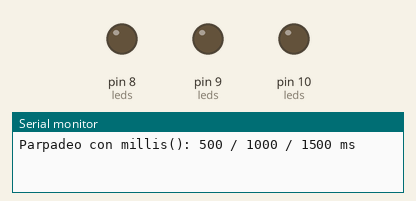
Bench run of a sketch on a simulated Arduino Uno, built with avr-gcc and run on an emulated ATmega328P. Parts: output pins drawn as LEDs (lit = HIGH), the last lines printed to the serial monitor.

Above: at 0.2 s.
At 0.7 s:
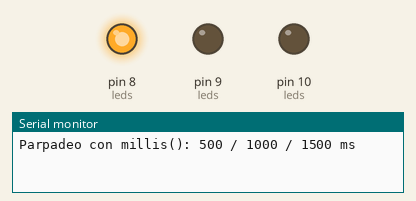
At 1.2 s:
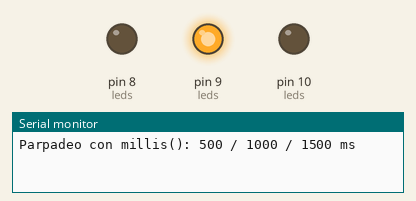
At 2.7 s:
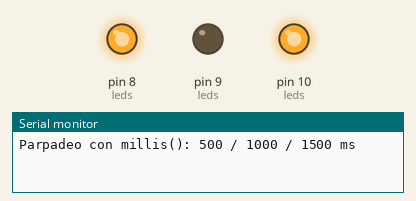
At 3.7 s:
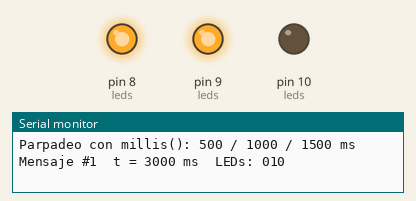
At 5.7 s:
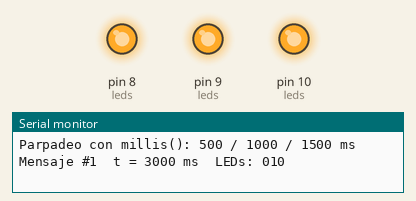
Timing chart, 0 to 6.9 s (numbered marks = the images above):
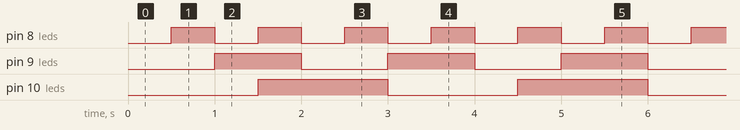

Measured:
- by itself, pin 8 (leds): alternates HIGH for 0.50 s and LOW for 0.50 s
- by itself, pin 9 (leds): alternates HIGH for 1.0 s and LOW for 1.0 s
- by itself, pin 10 (leds): alternates HIGH for 1.5 s and LOW for 1.5 s

The sketch:

ParpadeoMillis.ino
```cpp
/*
  Practica 2.1.1 - Temporizacion no bloqueante - Parte 2: millis()

  LED1 parpadea cada 500 ms, LED2 cada 1000 ms y LED3 cada 1500 ms, los tres al
  mismo tiempo y cada uno con su propio ritmo. No hay un solo delay(): cada tarea
  guarda el instante en que actuo por ultima vez y, en cada vuelta del loop(),
  pregunta si ya le toca otra vez.

  Reto opcional: una cuarta tarea imprime en el Monitor Serie cada 3000 ms. Se agrego
  sin tocar el codigo de los LEDs, solo sumando una entrada mas a la lista de tareas.

  Placa: Arduino UNO R4 WiFi
*/

// Una tarea periodica: que pin controla, cada cuanto y cuando fue la ultima vez
struct Parpadeo {
  int pin;
  unsigned long periodoMs;
  unsigned long ultimoCambio;
  bool encendido;
};

Parpadeo leds[] = {
  { 8,  500, 0, false },   // LED1
  { 9, 1000, 0, false },   // LED2
  { 10, 1500, 0, false },  // LED3
};
const int NUM_LEDS = sizeof(leds) / sizeof(leds[0]);

// Cuarta tarea (reto opcional): mensaje por serial cada 3 s
const unsigned long PERIODO_SERIAL_MS = 3000;
unsigned long ultimoMensaje = 0;
unsigned long contadorMensajes = 0;

void setup() {
  Serial.begin(9600);
  for (int i = 0; i < NUM_LEDS; i++) {
    pinMode(leds[i].pin, OUTPUT);
  }
  Serial.println("Parpadeo con millis(): 500 / 1000 / 1500 ms");
}

void loop() {
  unsigned long ahora = millis();

  // Tareas 1 a 3: los LEDs. La resta (ahora - ultimoCambio) en unsigned long sigue
  // siendo correcta cuando millis() se desborda a los ~49.7 dias.
  for (int i = 0; i < NUM_LEDS; i++) {
    if (ahora - leds[i].ultimoCambio >= leds[i].periodoMs) {
      leds[i].ultimoCambio = ahora;
      leds[i].encendido = !leds[i].encendido;
      digitalWrite(leds[i].pin, leds[i].encendido ? HIGH : LOW);
    }
  }

  // Tarea 4: serial. Independiente de las anteriores.
  if (ahora - ultimoMensaje >= PERIODO_SERIAL_MS) {
    ultimoMensaje = ahora;
    contadorMensajes++;
    Serial.print("Mensaje #");
    Serial.print(contadorMensajes);
    Serial.print("  t = ");
    Serial.print(ahora);
    Serial.print(" ms  LEDs: ");
    for (int i = 0; i < NUM_LEDS; i++) {
      Serial.print(leds[i].encendido ? "1" : "0");
    }
    Serial.println();
  }
}
```
